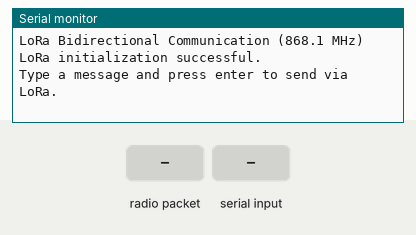
The sketch below on a simulated Arduino Uno, built with avr-gcc and run on an emulated ATmega328P. On the bench: the last lines printed to the serial monitor. Inputs (shaded band) come from the test bench. No radio packets arrive unless stated.

Above: at 1.2 s.
1.3 s: radio packet "1" arrives
At 2.0 s:
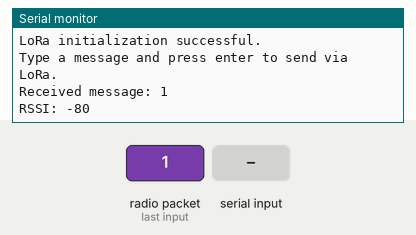
2.8 s: "1\n" received over Serial
At 3.1 s:
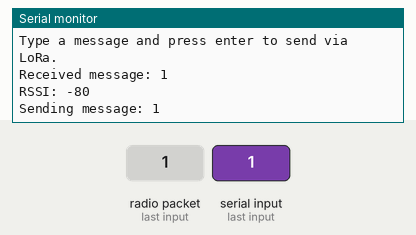
4.3 s: byte 10 ('\n') received over Serial
At 5.5 s:
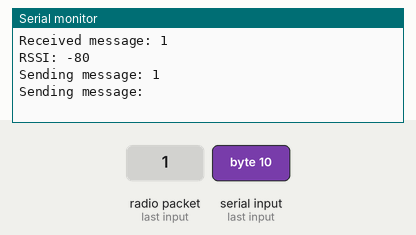

The sketch:

LoraReceiver.ino
```cpp
#include <SPI.h>      // Required for SPI communication
#include <LoRa.h>     // LoRa library for Arduino

// Define LoRa module pins
#define SS_PIN 15     // Slave Select pin
#define RST_PIN -1    // Reset pin (not used in this setup)
#define DIO0_PIN 5    // DIO0 pin (used for receive callback)

// Define LoRa frequency (868.1 MHz for Europe)
#define LORA_FREQUENCY 868.1E6  // Frequency in Hz

// Variables for handling user input
String inputMessage = "";   // Stores the message input by the user
bool messageReady = false;  // Flag to indicate when a complete message is ready to send

void setup() {
  // Initialize serial communication
  Serial.begin(115200);
  while (!Serial);  // Wait for serial port to connect. Needed for native USB port only

  Serial.println("LoRa Bidirectional Communication (868.1 MHz)");

  // Configure LoRa transceiver module
  LoRa.setPins(SS_PIN, RST_PIN, DIO0_PIN);

  // Initialize LoRa
  if (!LoRa.begin(LORA_FREQUENCY)) {
    Serial.println("LoRa initialization failed. Check your connections.");
    while (1);  // If failed, do nothing
  }

  // Set LoRa parameters
  LoRa.setSpreadingFactor(12);  // Set spreading factor (6-12). Higher SF increases range but decreases data rate
  LoRa.setSyncWord(0xF3);       // Set sync word to ensure communication only between nodes with the same sync word

  Serial.println("LoRa initialization successful.");
  Serial.println("Type a message and press enter to send via LoRa.");
}

void loop() {
  // Check for user input from Serial monitor
  while (Serial.available()) {
    char c = Serial.read();  // Read a character from the serial buffer
    if (c == '\n') {  // If the character is a newline (Enter key pressed)
      messageReady = true;  // Set flag to indicate a complete message is ready
    } else {
      inputMessage += c;  // Add the character to the input message
    }
  }

  // If a complete message is ready, send it
  if (messageReady) {
    sendMessage(inputMessage);  // Call function to send the message
    inputMessage = "";  // Clear the input message buffer
    messageReady = false;  // Reset the message ready flag
  }

  // Check for any incoming LoRa data
  int packetSize = LoRa.parsePacket();
  if (packetSize) {  // If a packet is received
    receiveMessage();  // Call function to handle the received message
  }
}

// Function to send a LoRa message
void sendMessage(String message) {
  Serial.print("Sending message: ");
  Serial.println(message);

  LoRa.beginPacket();  // Start the LoRa packet
  LoRa.print(message);  // Add the message to the packet
  LoRa.endPacket();  // Finish the packet and send it
}

// Function to receive and process a LoRa message
void receiveMessage() {
  String message = "";  // Variable to store the received message

  // Read the packet
  while (LoRa.available()) {
    message += (char)LoRa.read();  // Read each byte and add it to the message string
  }

  // Print the received message
  Serial.print("Received message: ");
  Serial.println(message);

  // Print the RSSI (Received Signal Strength Indicator)
  Serial.print("RSSI: ");
  Serial.println(LoRa.packetRssi());  // Get and print the RSSI of the received packet
}
```

Measured:
- after the input at 1.3 s, the serial monitor: prints a new line at once (image 1)
- after the input at 2.8 s, the serial monitor: prints a new line at once (image 2)
- after the input at 4.3 s, the serial monitor: prints a new line at once (image 3)
